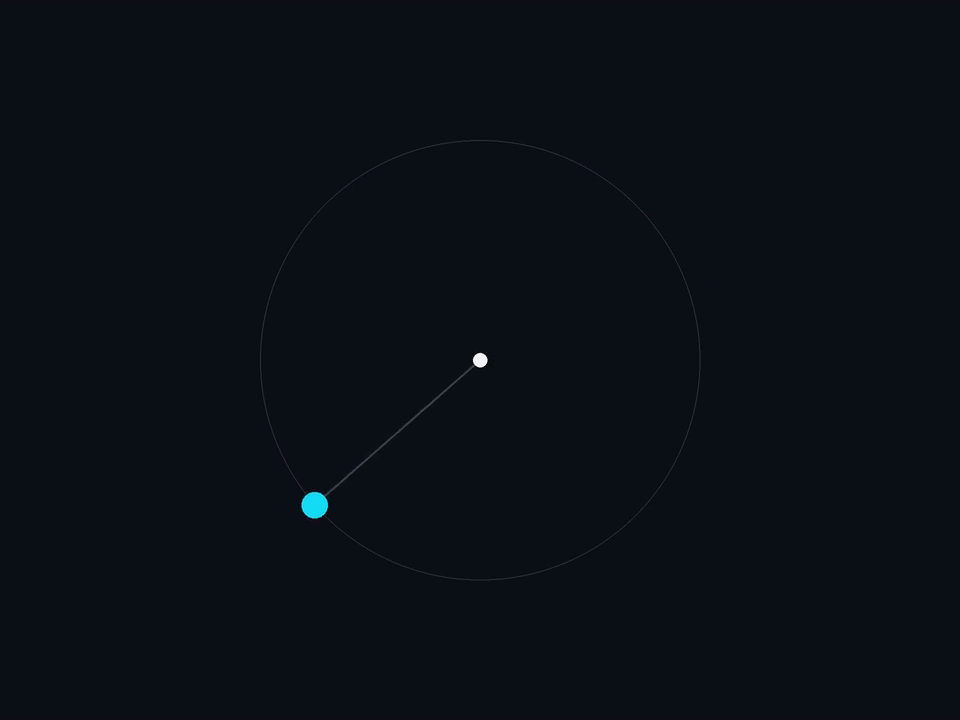
//> input picture frame 144 of resources/task_2.mp4, 960 x 720 px
$ ./main   (built with g++ and OpenCV 4)
//> lines starting //> are read from the running program, lines starting //| are printed output that depends on the picture; after the words box and inside, x2 and y2 are one past the last pixel; in counts of white or black regions, pixels touching at a corner belong together
#include <Eigen/Dense>
#include <algorithm>
#include <ceres/ceres.h>
#include <cmath>
#include <fstream>
#include <iomanip>
#include <limits>
#include <opencv2/opencv.hpp>
#include <sstream>
#include <string>
using namespace cv;
using namespace std;
const double PI = acos(-1.0);
double normalize_angle(double ang) {
  ang = fmod(ang, 2 * PI);
  if (ang > PI)
    ang -= 2 * PI;
  if (ang < -PI)
    ang += 2 * PI;
  return ang;
}
double unwrap_angle(double wrapped_ang, double prev_unwrapped) {
  double diff = normalize_angle(wrapped_ang - prev_unwrapped);
  return prev_unwrapped + diff;
}
double omega_calculate(double deltat, double theta_x, double theta_xplus2) {
  double diff = theta_xplus2 - theta_x;
  double omega = diff / deltat;
  return omega;
}


//=====绘图=======
static const int PLOT_L = 70, PLOT_R = 70, PLOT_T = 50, PLOT_B = 50;
inline Point toPix(double x, double y, const Size &sz, double xmin, double xmax,
                   double ymin, double ymax) {
  double sx = (sz.width - PLOT_L - PLOT_R) / (xmax - xmin);
  double sy = (sz.height - PLOT_T - PLOT_B) / (ymax - ymin);
  return Point(PLOT_L + cvRound((x - xmin) * sx),
               sz.height - PLOT_B - cvRound((y - ymin) * sy));
}
void drawCurve(const vector<double> &x, const vector<double> &y, Mat &canvas,
               Scalar color, double xmin, double xmax, double ymin, double ymax,
               int thickness = 2) {
  Size sz = canvas.size();
  for (size_t i = 1; i < x.size(); ++i)
    line(canvas, toPix(x[i - 1], y[i - 1], sz, xmin, xmax, ymin, ymax),
         toPix(x[i], y[i], sz, xmin, xmax, ymin, ymax), color, thickness,
         LINE_AA);
}
struct SineResidual {
  SineResidual(double t, double omega) : x_(t), y_(omega) {}
  template <typename T> bool operator()(const T *const p, T *residual) const {
    residual[0] = T(y_) - (p[0] + p[1] * ceres::sin(p[2] * T(x_) + p[3]));
    return true;
  }
  double x_, y_;
};
int main() {
  VideoCapture cap("resources/task_2.mp4");
  if (!cap.isOpened()) {
    cerr << "Error opening video stream or file" << std::endl;
    return -1;
  }
  int width = static_cast<int>(cap.get(CAP_PROP_FRAME_WIDTH));
  int height = static_cast<int>(cap.get(CAP_PROP_FRAME_HEIGHT));
  double fps = cap.get(CAP_PROP_FPS);
  VideoWriter writer("result/task2_fit/tracking_overlay.mp4",
                     VideoWriter::fourcc('m', 'p', '4', 'v'), fps,
                     Size(width, height));
  Mat frame;
  vector<double> t_list;
  vector<double> theta_unwrapped_list;
  vector<double> omega_list;
  int frame_count = 0;
  double last_unwrapped = 0.0;
  const double min_contour_area = 20.0;


  //====================任务内容1：识别青色目标，提取中心坐标，计算包裹角度、展开角度====================
  while (true) {
    bool ret = cap.read(frame);
//> frame is the input picture: 720 rows x 960 cols, CV_8UC3; mean B, G, R 21.3, 15.3, 10.2
    if (!ret) {
      break;
    }
    vector<std::vector<Point>> contours;
    vector<Vec4i> hierarchy;
    Mat hsv, target;
    cvtColor(frame, hsv, COLOR_BGR2HSV);
//> hsv: 720 rows x 960 cols, CV_8UC3; mean H, S, V 106.1, 133.7, 21.3
    inRange(hsv, Scalar(80, 120, 100), Scalar(150, 255, 255), target);
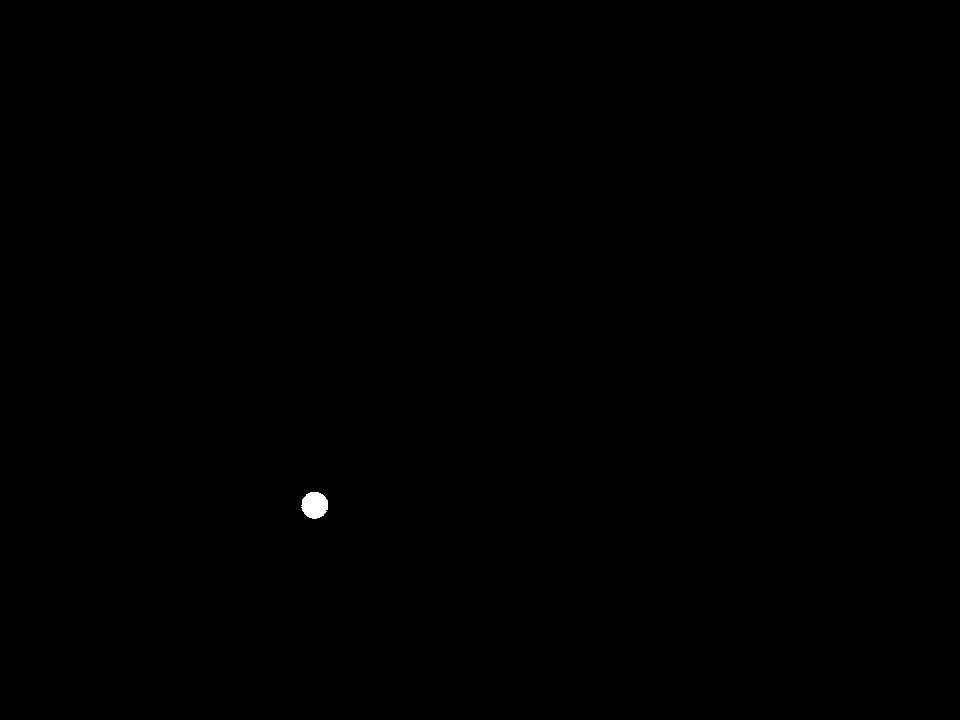
//> target: 720 rows x 960 cols, CV_8UC1; 0.08% white; 1 white region, box (x1, y1, x2, y2) and area: (301, 492, 328, 519) 568
    morphologyEx(target, target, MORPH_OPEN,
                 getStructuringElement(MORPH_RECT, Size(5, 5)));
//> target: 720 rows x 960 cols, CV_8UC1; 0.08% white; 1 white region
    findContours(target, contours, hierarchy, RETR_EXTERNAL,
                 CHAIN_APPROX_SIMPLE);
//> contours = 1 contour; box (x1, y1, x2, y2) and area: (302, 492, 328, 519) 526
    Point2f targetcenter;
    const Point2f center(480, 360);
    float radius = 0;
    double theta_unwrapped = 0.0;
    double omega = 0.0;
    int best_idx = -1;
    double max_area = 0;
    for (size_t i = 0; i < contours.size(); i++) {
      double area = contourArea(contours[i]);
      if (area > max_area) {
        max_area = area;
        best_idx = static_cast<int>(i);
      }
    }
//> this loop made 1 pass
//> (area, max_area) on pass 1: (526, 526)
//> after the loop, max_area = 526; best_idx = 0
    if (best_idx != -1 && max_area > min_contour_area) {
      minEnclosingCircle(contours[best_idx], targetcenter, radius);
//> targetcenter = Point(314.3, 504.7); radius = 13.53
      circle(frame, targetcenter, cvRound(radius), Scalar(0, 255, 255), 2);
//> frame: 720 rows x 960 cols, CV_8UC3; 258 pixels changed, all inside (x1, y1, x2, y2) = (299, 490, 330, 521)
      circle(frame, targetcenter, 3, Scalar(0, 255, 255), -1);
//> frame: 720 rows x 960 cols, CV_8UC3; mean B, G, R 21.3, 15.4, 10.3
      double theta_wrapped =
          atan2(center.y - targetcenter.y, targetcenter.x - center.x);
//> theta_wrapped = -2.42
      if (frame_count == 0) {
        theta_unwrapped = theta_wrapped;
//> theta_unwrapped = -2.42
      } else {
        theta_unwrapped = unwrap_angle(theta_wrapped, last_unwrapped);
      }
      last_unwrapped = theta_unwrapped;
//> last_unwrapped = -2.42
      if (frame_count != 0) {
        omega = omega_calculate(1.0 / fps, theta_unwrapped_list.back(),
                                theta_unwrapped);
      }
    }
    t_list.push_back(frame_count / fps);
    theta_unwrapped_list.push_back(theta_unwrapped);
//> theta_unwrapped_list = [-2.42]
    omega_list.push_back(omega);
    ostringstream oss;
    oss << "theta_unwrap=" << fixed << setprecision(2) << theta_unwrapped
        << " ";
    oss << "omega=" << fixed << setprecision(2) << omega;
    if (best_idx != -1 && max_area > min_contour_area) {
      putText(frame, oss.str(), Point(50, 50), FONT_HERSHEY_SIMPLEX, 0.75,
              Scalar(0, 255, 255), 2);
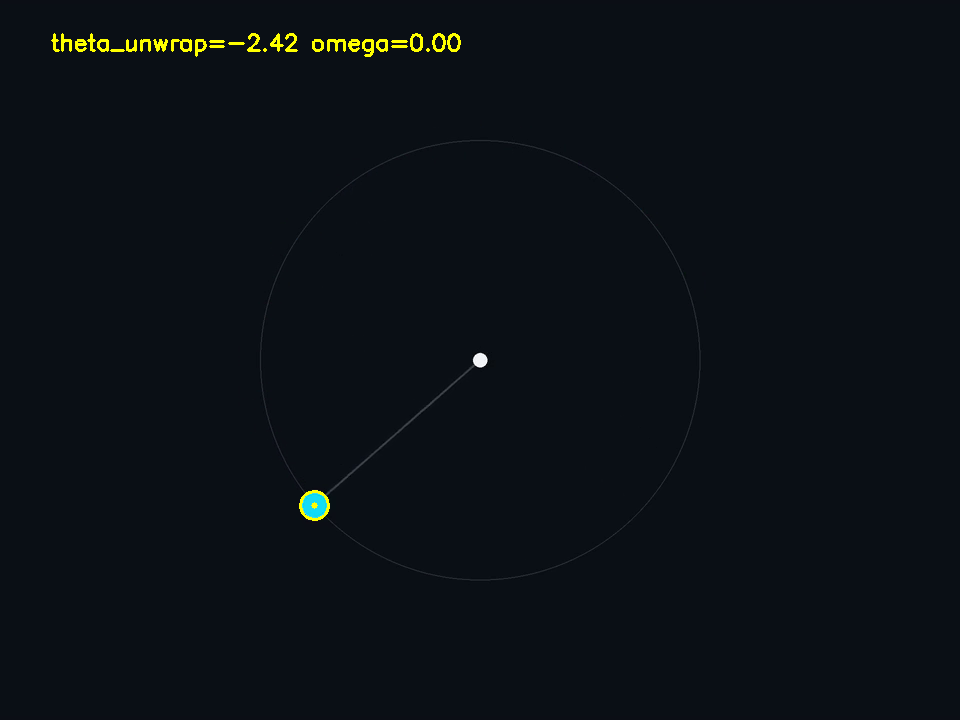
//> frame: 720 rows x 960 cols, CV_8UC3; mean B, G, R 21.2, 16.3, 11.2
    }
    writer.write(frame);
    frame_count++;
  }
  const int kSample = 5;
  vector<double> t_fit, omega_fit;
  for (size_t i = kSample; i < theta_unwrapped_list.size(); i += kSample) {
    double omega =
        omega_calculate(kSample / fps, theta_unwrapped_list[i - kSample],
                        theta_unwrapped_list[i]);
    t_fit.push_back(t_list[i]);
    omega_fit.push_back(omega);
  }


  //====================任务内容2：Ceres估计模型参数（拟合角速度路线）====================
  double p[4] = {1.2, 0.5, 1.5, 0.3};
  ceres::Problem problem;
  for (size_t i = 0; i < t_fit.size(); ++i) {
    auto *cost = new ceres::AutoDiffCostFunction<SineResidual, 1, 4>(
        new SineResidual(t_fit[i], omega_fit[i]));
    problem.AddResidualBlock(cost, nullptr, p);
  }
  problem.SetParameterLowerBound(p, 1, 0.0);
  problem.SetParameterLowerBound(p, 2, 0.0);
  ceres::Solver::Options options;
  options.linear_solver_type = ceres::DENSE_QR;
  options.minimizer_progress_to_stdout = true;
  ceres::Solver::Summary summary;
  ceres::Solve(options, &problem, &summary);
  cout << summary.FullReport() << "\n";
  p[3] = normalize_angle(p[3]);
  cout << "Estimated parameters: b=" << p[0] << ", A=" << p[1] << ", Ω=" << p[2]
       << ", φ=" << p[3] << "\n";
  vector<double> t_raw(t_list.begin() + 1, t_list.end());
  vector<double> omega_raw(omega_list.begin() + 1, omega_list.end());
  vector<double> t_curve, omega_curve;
  const int kCurvePts = 600;
  for (int i = 0; i < kCurvePts; ++i) {
    double t =
        t_raw.front() + (t_raw.back() - t_raw.front()) * i / (kCurvePts - 1);
    t_curve.push_back(t);
    omega_curve.push_back(p[0] + p[1] * sin(p[2] * t + p[3]));
  }


  //====================任务内容3：计算残差RMSE，绘制观测‑拟合对比图、残差图、角速度曲线====================
  vector<double> r_list;
  for (size_t i = 0; i < t_fit.size(); ++i)
    r_list.push_back(omega_fit[i] -
                     (p[0] + p[1] * sin(p[2] * t_fit[i] + p[3])));
  double rmse = 0.0;
  for (double r : r_list)
    rmse += r * r;
  rmse = sqrt(rmse / r_list.size());
  double xmin = *min_element(t_raw.begin(), t_raw.end());
  double xmax = *max_element(t_raw.begin(), t_raw.end());
  double ymin = *min_element(omega_raw.begin(), omega_raw.end());
  double ymax = *max_element(omega_raw.begin(), omega_raw.end());
  double dx = (xmax - xmin) * 0.05, dy = (ymax - ymin) * 0.05;
  xmin -= dx;
  xmax += dx;
  ymin -= dy;
  ymax += dy;

  Mat fit_comparison(1000, 1500, CV_8UC3, Scalar(0, 0, 0));
  Mat residuals = fit_comparison.clone();
  Mat angular_velocity = fit_comparison.clone();

  drawCurve(t_raw, omega_raw, fit_comparison, Scalar(255, 255, 255), xmin, xmax,
            ymin, ymax, 1);
  drawCurve(t_curve, omega_curve, fit_comparison, Scalar(0, 255, 255), xmin,
            xmax, ymin, ymax, 2);
  putText(fit_comparison, "fit_comparison", Point(PLOT_L, 30),
          FONT_HERSHEY_SIMPLEX, 0.7, Scalar(255, 255, 255), 2, LINE_8);
  const char *legend_names[2] = {"original sample", "Ceres fit"};
  Scalar legend_colors[2] = {Scalar(255, 255, 255), Scalar(0, 255, 255)};
  for (int i = 0; i < 2; ++i) {
    int ly = 55 + i * 26;
    line(fit_comparison, Point(1130, ly), Point(1170, ly), legend_colors[i], 3,
         LINE_8);
    putText(fit_comparison, legend_names[i], Point(1180, ly + 5),
            FONT_HERSHEY_SIMPLEX, 0.5, Scalar(255, 255, 255), 1, LINE_8);
  }

  double r_abs = 0.0;
  for (double r : r_list)
    r_abs = max(r_abs, fabs(r));
  double rmin = -1.2 * r_abs, rmax = 1.2 * r_abs;
  line(residuals, toPix(xmin, 0.0, residuals.size(), xmin, xmax, rmin, rmax),
       toPix(xmax, 0.0, residuals.size(), xmin, xmax, rmin, rmax),
       Scalar(255, 255, 255), 1, LINE_8);
  drawCurve(t_fit, r_list, residuals, Scalar(255, 255, 255), xmin, xmax, rmin,
            rmax, 1);
  putText(residuals, "residual", Point(PLOT_L, 30), FONT_HERSHEY_SIMPLEX, 0.7,
          Scalar(255, 255, 255), 2, LINE_8);
  line(residuals, Point(1130, 55), Point(1170, 55), Scalar(255, 255, 255), 3,
       LINE_8);
  putText(residuals, "residual", Point(1180, 60), FONT_HERSHEY_SIMPLEX, 0.5,
          Scalar(255, 255, 255), 1, LINE_8);
  cout << fixed << setprecision(6) << "RMSE = " << rmse << "\n";

  drawCurve(t_curve, omega_curve, angular_velocity, Scalar(0, 255, 255), xmin,
            xmax, ymin, ymax, 2);
  putText(angular_velocity, "angular_velocity", Point(PLOT_L, 30),
          FONT_HERSHEY_SIMPLEX, 0.7, Scalar(255, 255, 255), 2, LINE_8);
  int ly = 55;
  line(angular_velocity, Point(1130, ly), Point(1170, ly), Scalar(0, 255, 255),
       3, LINE_8);
  putText(angular_velocity, "angular_velocity", Point(1180, ly + 5),
          FONT_HERSHEY_SIMPLEX, 0.5, Scalar(255, 255, 255), 1, LINE_8);

  imwrite("result/task2_fit/fit_comparison.png", fit_comparison);
  imwrite("result/task2_fit/angular_velocity.png", angular_velocity);
  imwrite("result/task2_fit/residuals.png", residuals);


  //====================任务内容4：输出md报告、带标记视频====================
  ofstream md("result/task2_fit_result.md");
  md << "# Task2 合成旋转视频参数拟合报告\n";
  md << "## 任务1：识别青色目标\n";
  md << "- HSV颜色分割 + "
        "形态学开运算，选取最大面积轮廓，minEnclosingCircle获取小球中心\n";
  md << "- "
        "atan2得到原始包裹角度，执行unwrap角度解缠绕，内存保存展开后的连续角度"
        "序列\n";
  md << "- 使用间隔kSample帧差分（基于展开角度序列）计算观测角速度\n\n";
  md << "## 任务2：参数估计\n";
  md << "- 模型 $\\omega(t)=b+A\\sin(\\Omega "
        "t+\\varphi)$，直接拟合角速度，不需要估计初始角度$\\theta_0$\n";
  md << "- 求解：Ceres AutoDiff自动求导，DENSE_QR\n";
  md << "- 初值：b=" << p[0] << ", A=" << p[1] << ", Ω=" << p[2]
     << ", φ=" << p[3] << "\n";
  md << "- 参数约束：A>0, Ω>0；相位φ输出归一化至 (-π, π)\n";
  md << "- Ceres求解状态：" << (summary.IsSolutionUsable() ? "可用" : "不可用")
     << "\n\n";
  md << "|参数|数值|单位|\n|---|---|---|\n";
  md << "|b(平均角速度)|" << p[0] << "|rad/s|\n";
  md << "|A(振幅)|" << p[1] << "|rad/s|\n";
  md << "|Ω(频率参数)|" << p[2] << "|rad/s|\n";
  md << "|φ(相位)|" << p[3] << "|rad|\n\n";
  md << "## 任务3误差\n";
  md << "- 角速度RMSE：" << rmse << " rad/s\n";
  md << "- 有效拟合样本：" << t_fit.size() << "\n";
  md << "- 帧采样间隔：kSample=" << kSample << "帧\n";
  md << "- 参与拟合帧范围：第" << kSample << "帧 ~ 第" << (frame_count - 1)
     << "帧\n\n";
  md << "## 任务4输出\n";
  md << "- tracking_overlay.mp4 带标记视频\n";
  md << "- fit_comparison.png "
        "观测‑拟合对比（黑色背景；原始观测白色，拟合曲线黄色）\n";
  md << "- residuals.png 残差图（黑色背景；残差曲线白色）\n";
  md << "- angular_velocity.png 角速度曲线（黑色背景；曲线黄色）\n";
  md.close();
  writer.release();
  cap.release();
  return 0;
}

$ run again, starting later in the video
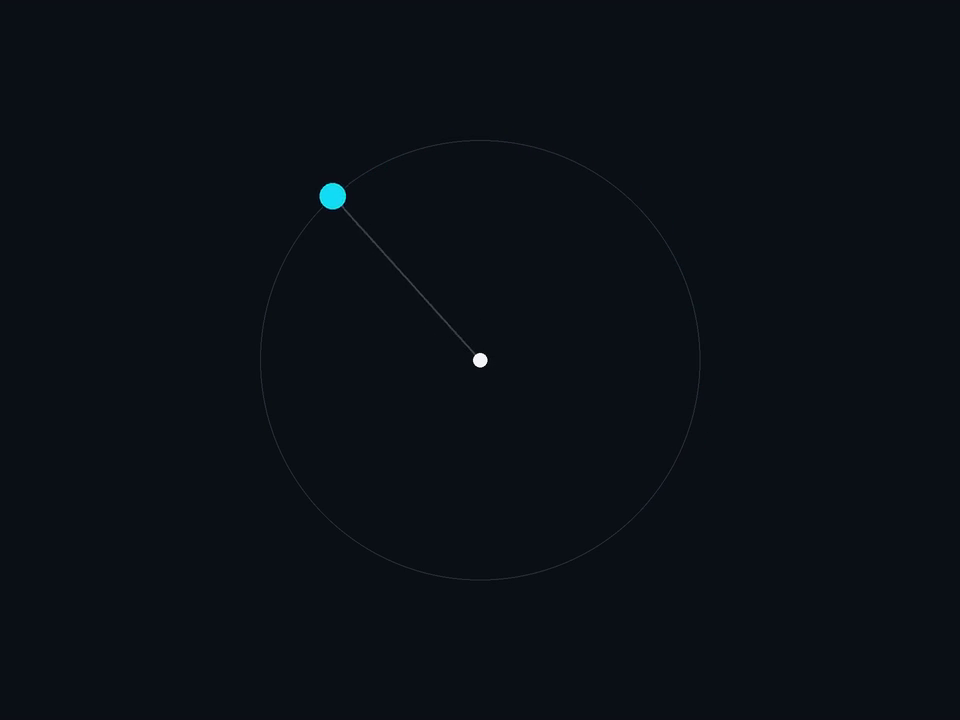
//> input picture frame 648 of resources/task_2.mp4, 960 x 720 px
//> frame is the input picture: 720 rows x 960 cols, CV_8UC3; mean B, G, R 21.3, 15.3, 10.2
//> hsv: 720 rows x 960 cols, CV_8UC3; mean H, S, V 106.1, 133.7, 21.3
//> contours = 1 contour; box (x1, y1, x2, y2) and area: (320, 183, 346, 210) 529
//> the loop `for (size_t i = 0; i < contours.size(); i++)` made 1 pass
//> (area, max_area) on pass 1: (529, 529)
//> after the loop `for (size_t i = 0; i < contours.size(); i++)`: max_area = 529; best_idx = 0
//> targetcenter = Point(332.2, 195.8); radius = 13.49
//> theta_wrapped = 2.3
//> theta_unwrapped_list = [2.3]
//> `putText(frame, oss.str(), Point(50, 50), FONT_HERSHEY_SIMPLEX, 0.75, S..`:
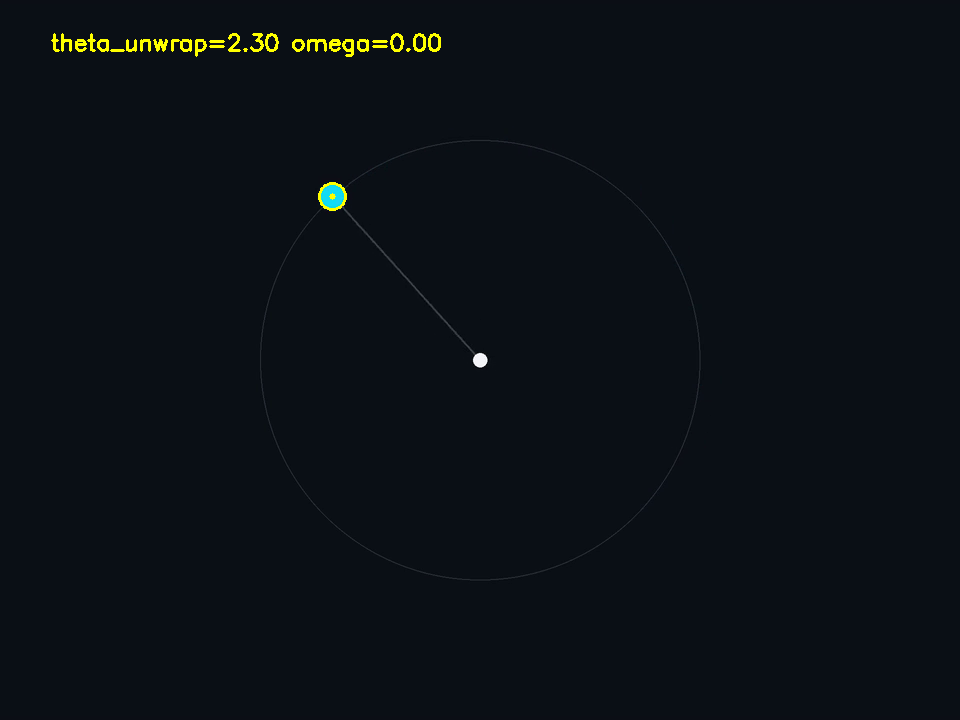
//> frame: 720 rows x 960 cols, CV_8UC3; mean B, G, R 21.2, 16.2, 11.2

$ run again, starting later in the video
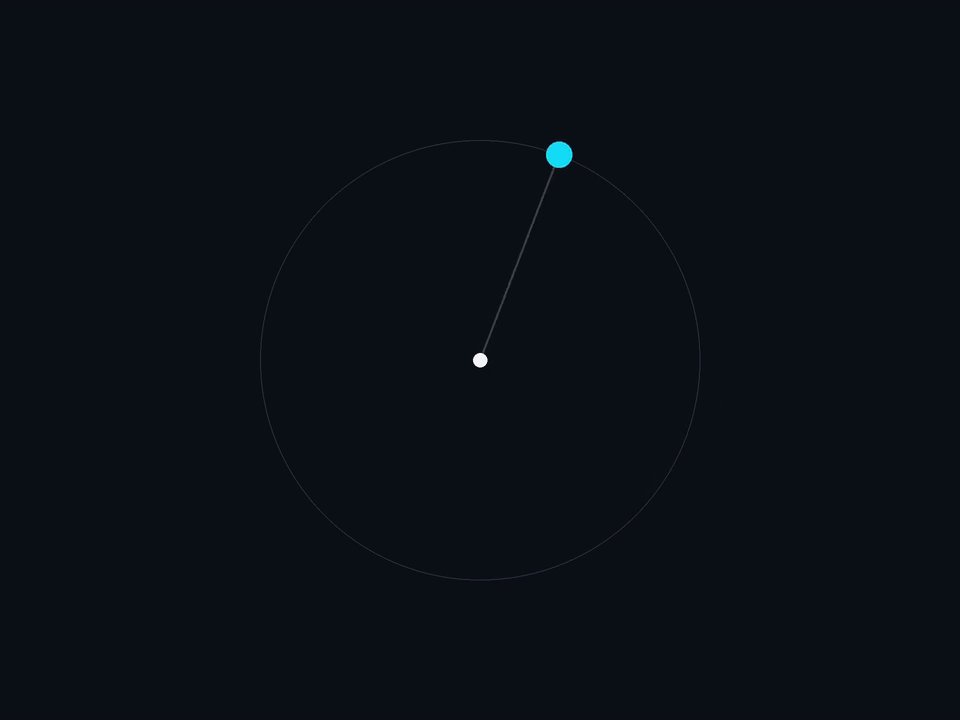
//> input picture frame 1152 of resources/task_2.mp4, 960 x 720 px
//> frame is the input picture: 720 rows x 960 cols, CV_8UC3; mean B, G, R 21.3, 15.3, 10.2
//> hsv: 720 rows x 960 cols, CV_8UC3; mean H, S, V 106.1, 133.7, 21.3
//> contours = 1 contour; box (x1, y1, x2, y2) and area: (546, 141, 572, 168) 522
//> the loop `for (size_t i = 0; i < contours.size(); i++)` made 1 pass
//> (area, max_area) on pass 1: (522.5, 522.5)
//> after the loop `for (size_t i = 0; i < contours.size(); i++)`: max_area = 522.5; best_idx = 0
//> targetcenter = Point(558.7, 154.3); radius = 13.55
//> theta_wrapped = 1.21
//> theta_unwrapped_list = [1.21]
//> `putText(frame, oss.str(), Point(50, 50), FONT_HERSHEY_SIMPLEX, 0.75, S..`:
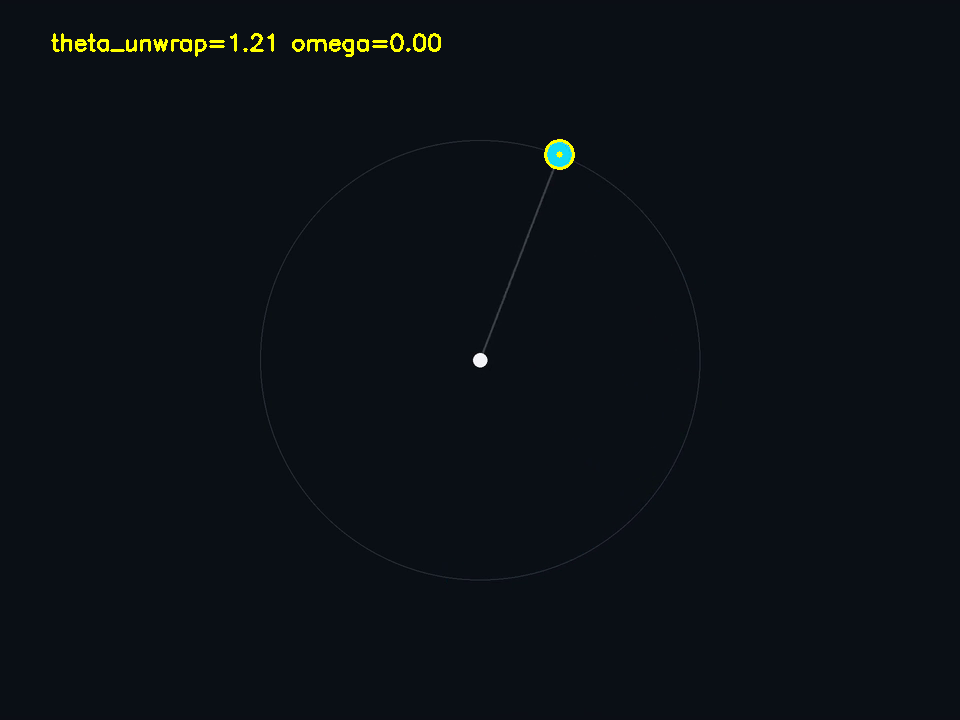
//> frame: 720 rows x 960 cols, CV_8UC3; mean B, G, R 21.2, 16.2, 11.1
